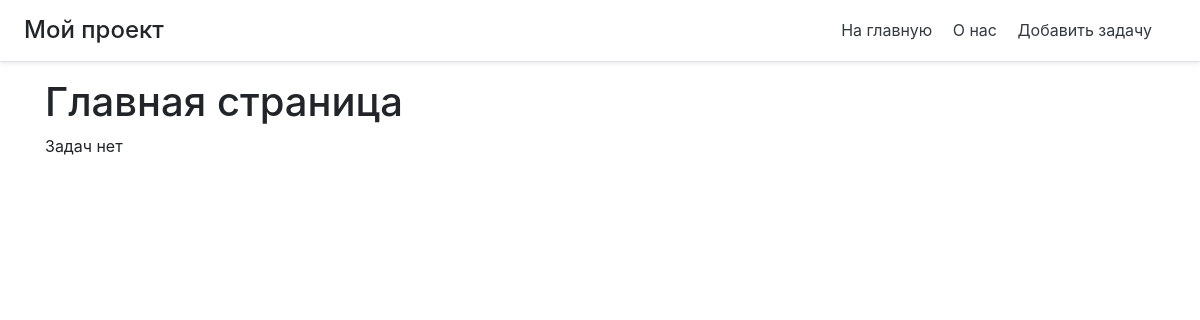
Before: / with the older database file.
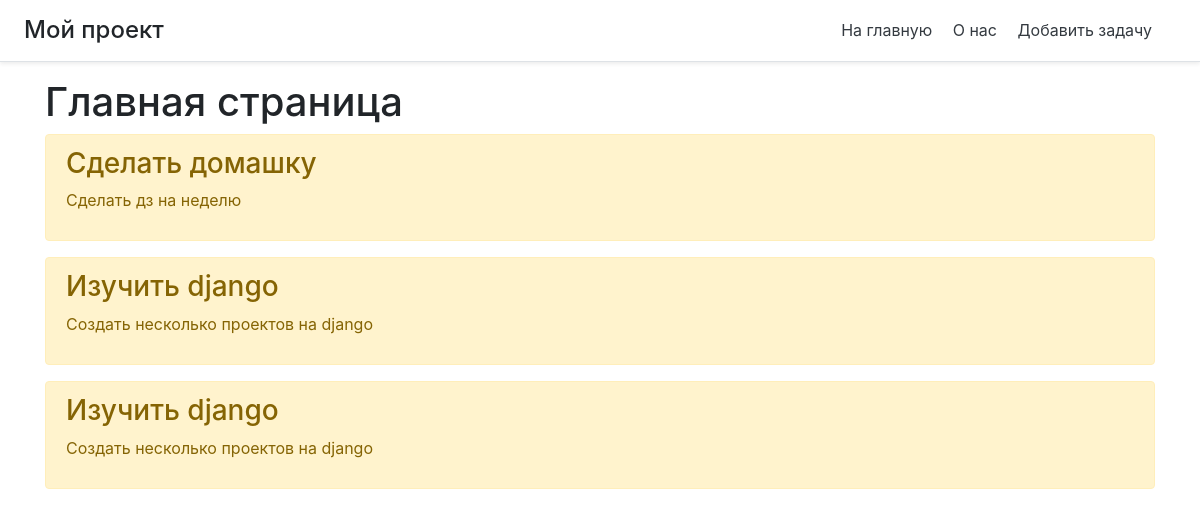
After: the same page with the newer database file.
### main/models.py (models this page shows, shortened)
class Task(models.Model):
    name = models.CharField('Название задачи', max_length=50)
    task = models.TextField('Описание задачи')
    class Meta:
        verbose_name = 'Задача'
        verbose_name_plural = 'Задачи'

### main/views.py (the view)
def index(request):
    tasks = Task.objects.order_by('-id')
    return render(request, 'main/index.html', {'title': 'Главная страница сайта', 'tasks': tasks})

### main/templates/main/index.html (shortened to what this page needs)
{% extends 'main/base.html'%}
{% block content %}
    <h1>Главная страница</h1>
    {% if tasks %}
        {% for i in tasks %}
            <div class="alert alert-warning mt-2">
                <h3>{{ i.name }}</h3>
                <p>{{ i.task }}</p>
            </div>
        {% endfor %}
    {% else %}
        <p>Задач нет</p>
    {% endif %}
{% endblock%}

### main/templates/main/base.html (shortened to what this page needs)
<!doctype html>
<html lang="ru">
<head>
    <link rel="stylesheet" href="https://stackpath.bootstrapcdn.com/bootstrap/4.5.2/css/bootstrap.min.css">
</head>
<body>
    <header class="d-flex flex-column flex-md-row align-items-center p-3 px-md-4 mb-3 bg-body border-bottom shadow-sm">
      <h4 class="my-0 mr-md-auto fw-normal">Мой проект</h4>
      <nav class="my-2 my-md-0 mr-md-3">
          <a class="p-2 text-dark" href="{% url 'home' %}">На главную</a>
          <a class="p-2 text-dark" href="{% url 'about' %}">О нас</a>
          <a class="p-2 text-dark" href="{% url 'create-task' %}">Добавить задачу</a>
      </nav>
    </header>
    <div class="container">
        {% block content %}{% endblock %}
    </div>
</body>
</html>

Changed rows visible on the page:
added Task: name "Сделать домашку", task "Сделать дз на неделю"
added Task: name "Изучить django", task "Создать несколько проектов на django"
added Task: name "Изучить django", task "Создать несколько проектов на django"
Other visible differences:
text no longer shown: "Задач нет"
